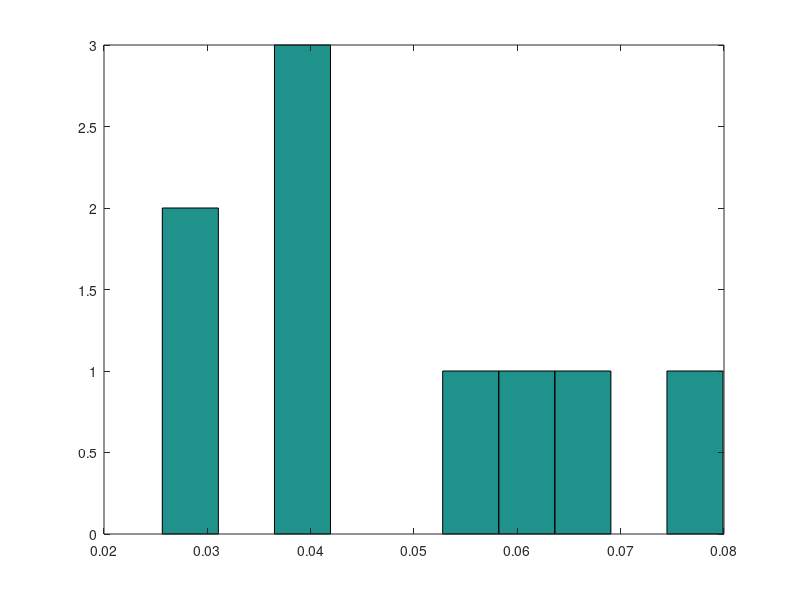

The MATLAB script that drew this image:
% cmp1.m

x = [0.20379978143178873,0.7569939451138209,0.43375428219759105,0.020124495410302267,0.18216300671563723,0.3124426522266275,0.17531039357181805,0.2960975799924452];


x = [0.5754794605381967,0.25515057792502144,0.18216300671563723,0.07948891494721204,0.1657017966387502];


x = [0.36350943992778173,0.7140853270404238,0.8694430154502247,2.367781728025085,1.7534502588727334,1.5624071773633872,0.40655959438698175,0.8162238818500765];

x = [12.851999499912921,17.852133176010597,30.739452604006708,59.19454320062712,43.83625647181834,55.2394355044092,10.163989859674544,28.857872091129824];



x = [0.2876286538918205,0.3635113329950145,0.24294473498192348,0.3136429975888415,0.342371182450947,0.38960447311640267,0.47382607185498676,0.2422075958321288];

x = [0.2903540175875224,0.2155618328462708,0.0680166074834192,0.5156198010372685,0.9367499043427482,0.6686754826589835,0.5177480688791603,0.13060832693570912];


x = [0.28758171421722867,-0.05108966228210077,-0.0409514153164407,0.5147529386902545,0.36324827085868006,0.25898214719839785,0.290393791863947,0.18119149972988297];
x = [0.37812696547426367,0.03945558897493423,0.0495938359405943,0.6052981899472896,0.45379352211571505,0.34952739845543285,0.380939043120982,0.27173675098691796,0.090545251257035];
x = [0.04751874831129485,0.05916382851596257,0.05681458819486478,0.03998768834582259,0.22431212443588644,0.058343749838018426,0.18353207145610143,0.20035979926310835,0.0882408580075607];


x = [0.06895949943807653,0.15093759257596895,0.06409024242535646,0.1807551404647745,0.17918909336521172,0.2011598826573752,0.12310503680420325,0.02392793211608576,0.120659859531816];
x = [0.0405616236053156,0.037217322818337485,0.04162380515018352,0.02564163877557948,0.05374497055068184,0.02588581455276438,0.06365997844841478,0.07990510297373364,0.06327951385413427];


hold off;
%stem(x,'rx');
hist(x);

hold off;


